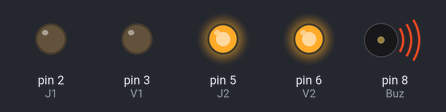
The sketch below on a simulated Arduino Uno, built with avr-gcc and run on an emulated ATmega328P. Parts: output pins drawn as LEDs (lit = HIGH), buzzer (waves = sounding). Pins used as bus, display or sensor lines are not drawn.

Above: at 0.2 s.
At 2.5 s:
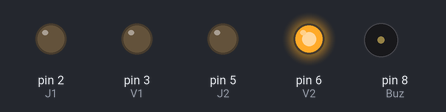
At 4.5 s:
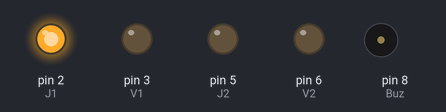
At 6.5 s:
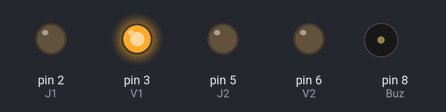
At 8.7 s:
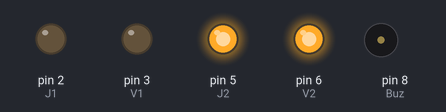
Timing chart, 0 to 10.4 s (numbered marks = the images above):
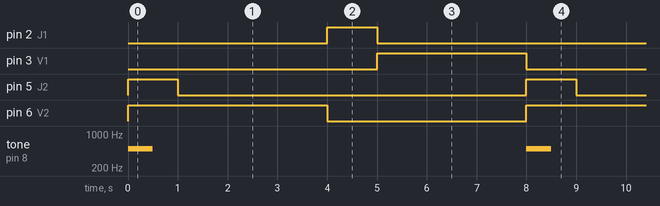

The sketch:

a.ino
```cpp
int R1 = 1;
int J1 = 2;
int V1 = 3;
int R2 = 4;
int J2 = 5;
int V2 = 6;
int Buz = 8;

void setup() {
pinMode(R1,OUTPUT);
pinMode(J1,OUTPUT);
pinMode(V1,OUTPUT);
pinMode(R2,OUTPUT);
pinMode(J2,OUTPUT);
pinMode(V2,OUTPUT);
pinMode(Buz,OUTPUT);
}

void loop() {
  tone(Buz,500,500);


  digitalWrite(R1,HIGH);
   digitalWrite(R2,LOW);
    digitalWrite(V2,HIGH);
     digitalWrite(V1,LOW);
 digitalWrite(J2,HIGH);
  delay(1000);
   digitalWrite(J2,LOW);
 delay(3000);

  digitalWrite(R1,LOW);
     digitalWrite(J1,HIGH);
     digitalWrite(V2,LOW);
    delay(1000);
     digitalWrite(J1,LOW);

   digitalWrite(R2,HIGH);
  digitalWrite(V1,HIGH);
     delay(3000);


}
```

Measured:
- by itself, pin 2 (J1), pin 5 (J2): alternates HIGH for 1.0 s and LOW for 7.0 s
- by itself, pin 3 (V1): alternates HIGH for 3.0 s and LOW for 5.0 s
- by itself, pin 6 (V2): alternates HIGH for 4.0 s and LOW for 4.0 s
- by itself, tone on pin 8 (Buz): alternates 500 Hz for 0.50 s and silent for 7.5 s
